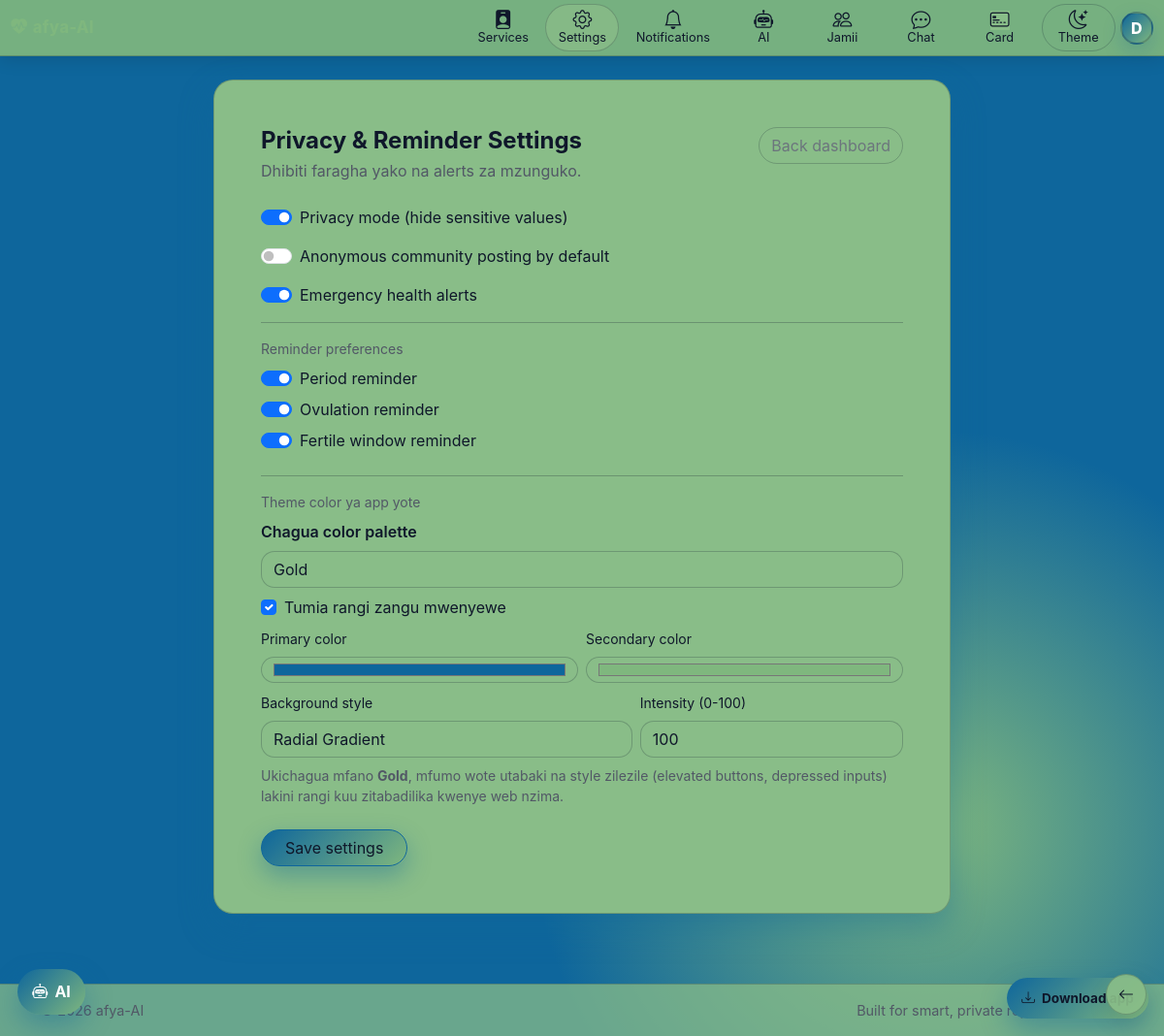
/sw/menstrual/settings/ (signed in), run on an earlier commit of the app's database.
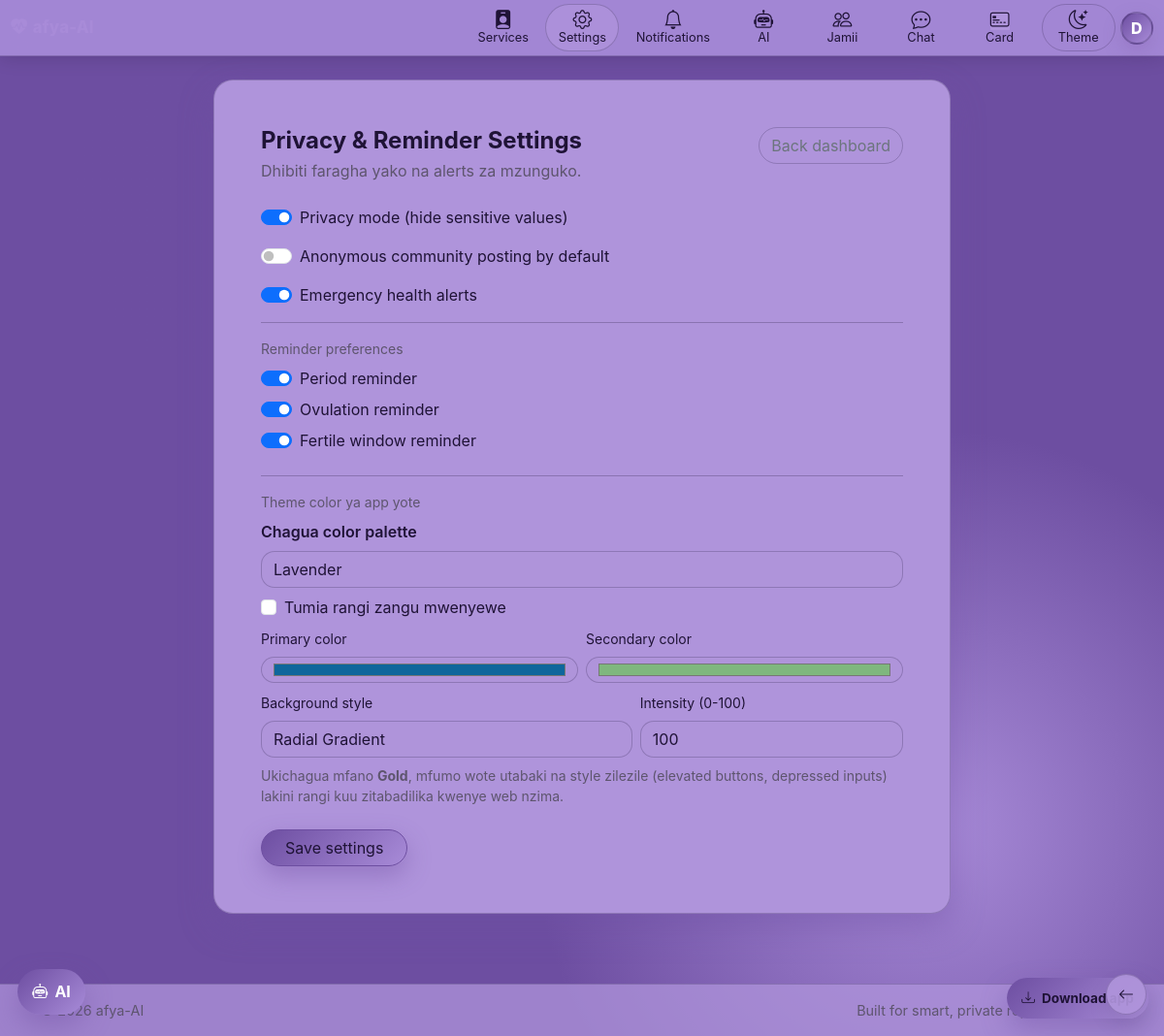
And on a later commit of the database.
### menstrual/models.py (models this page shows, shortened)
class MenstrualUserSetting(models.Model):
    THEME_DEFAULT = 'default'
    THEME_GOLD = 'gold'
    THEME_ROSE = 'rose'
    THEME_OCEAN = 'ocean'
    THEME_LAVENDER = 'lavender'
    COLOR_THEME_CHOICES = [
        (THEME_DEFAULT, _('Default Green')),
        (THEME_GOLD, _('Gold')),
        (THEME_ROSE, _('Rose')),
        (THEME_OCEAN, _('Ocean')),
        (THEME_LAVENDER, _('Lavender')),
    ]
    BG_SOLID = 'solid'
    BG_LINEAR = 'linear'
    BG_RADIAL = 'radial'
    BACKGROUND_STYLE_CHOICES = [
        (BG_SOLID, _('Solid')),
        (BG_LINEAR, _('Linear Gradient')),
        (BG_RADIAL, _('Radial Gradient')),
    ]
    user = models.OneToOneField(User, on_delete=models.CASCADE, related_name='menstrual_settings')
    privacy_mode = models.BooleanField(default=True, help_text=_("Hide sensitive details on dashboard"))
    anonymous_mode = models.BooleanField(default=False, help_text=_("Post to community anonymously by default"))
    emergency_alerts_enabled = models.BooleanField(default=True)
    reminder_period = models.BooleanField(default=True)
    reminder_ovulation = models.BooleanField(default=True)
    reminder_fertile_window = models.BooleanField(default=True)
    color_theme = models.CharField(max_length=20, choices=COLOR_THEME_CHOICES, default=THEME_DEFAULT)
    use_custom_palette = models.BooleanField(default=False)
    custom_primary = models.CharField(max_length=7, default='#2F6B3F')
    custom_secondary = models.CharField(max_length=7, default='#7FB77E')
    background_style = models.CharField(max_length=20, choices=BACKGROUND_STYLE_CHOICES, default=BG_LINEAR)
    background_intensity = models.PositiveSmallIntegerField(default=24)
    updated_at = models.DateTimeField(auto_now=True)

### menstrual/views.py (the view, shortened to what this page needs)
# urls.py: path('settings/', views.MenstrualSettingsView.as_view(), name='settings'),
class MenstrualSettingsView(LoginRequiredMixin, TemplateView):
    template_name = 'menstrual/settings.html'
    def get(self, request, *args, **kwargs):
        settings_obj, _ = MenstrualUserSetting.objects.get_or_create(user=request.user)
        form = MenstrualUserSettingForm(instance=settings_obj)
        return render(request, self.template_name, {'form': form})

### card/models.py (called while the page is built, shortened)
def ensure_persona_update_notification(user):
	if not user.is_authenticated:
		return
	persona = UserAIPersona.objects.filter(user=user).first()
	if not persona:
		return
	config, _ = PersonaReminderConfig.objects.get_or_create(user=user)
	now = timezone.now()
	due_at = persona.updated_at + timedelta(days=config.interval_days)
	if now < due_at:
		return

### users/context_processors.py (called while the page is built)
def role_flags(request):
    user = getattr(request, 'user', None)
    user_gender = get_user_gender(user)
    avatar_url = ''
    user_initial = ''
    if getattr(user, 'is_authenticated', False):
        user_initial = (getattr(user, 'username', '')[:1] or '?').upper()
        persona = getattr(user, 'ai_persona', None)
        if persona and getattr(persona, 'avatar', None):
            try:
                avatar_url = persona.avatar.url
            except ValueError:
                avatar_url = ''
    return {
        'is_admin_user': is_admin(user),
        'is_doctor_user': is_doctor(user),
        'is_moderator_user': is_moderator(user),
        'user_gender': user_gender,
        'is_female_user': user_gender == 'female',
        'is_male_user': user_gender == 'male',
        'current_user_avatar_url': avatar_url,
        'current_user_initial': user_initial,
    }

### users/permissions.py (called while the page is built)
def is_admin(user):
    return bool(user and user.is_authenticated and (user.is_staff or user.is_superuser))

def is_doctor(user):
    return bool(user and user.is_authenticated and user.groups.filter(name=DOCTOR_GROUP).exists())

def is_moderator(user):
    return bool(user and user.is_authenticated and user.groups.filter(name=MODERATOR_GROUP).exists())

### users/utils.py (called while the page is built)
def get_user_gender(user):
    if not user or not user.is_authenticated:
        return None
    persona = getattr(user, 'ai_persona', None)
    if not persona or not persona.gender:
        return None
    gender = (persona.gender or '').strip().lower()
    if gender in {'female', 'male'}:
        return gender
    return None

### menstrual/templates/menstrual/settings.html (shortened to what this page needs)
{% extends 'base.html' %}
{% block content %}
<div class="py-4" style="max-width:760px; margin:0 auto;">
    <div class="card-custom p-4 p-lg-5">
        <div class="d-flex justify-content-between align-items-start flex-wrap gap-2 mb-4">
            <div>
                <h4 class="fw-bold mb-1">Privacy & Reminder Settings</h4>
                <p class="text-muted mb-0">Dhibiti faragha yako na alerts za mzunguko.</p>
            </div>
            <a href="{% url 'menstrual:dashboard' %}" class="btn btn-outline-secondary rounded-pill">Back dashboard</a>
        </div>
        <form method="post">
            <div class="form-check form-switch mb-3">
                {{ form.privacy_mode }}
                <label class="form-check-label" for="{{ form.privacy_mode.id_for_label }}">Privacy mode (hide sensitive values)</label>
            </div>
            <div class="form-check form-switch mb-3">
                {{ form.anonymous_mode }}
                <label class="form-check-label" for="{{ form.anonymous_mode.id_for_label }}">Anonymous community posting by default</label>
            </div>
            <div class="form-check form-switch mb-3">
                {{ form.emergency_alerts_enabled }}
                <label class="form-check-label" for="{{ form.emergency_alerts_enabled.id_for_label }}">Emergency health alerts</label>
            </div>
            <hr>
            <div class="small text-muted mb-2">Reminder preferences</div>
            <div class="form-check form-switch mb-2">
                {{ form.reminder_period }}
                <label class="form-check-label" for="{{ form.reminder_period.id_for_label }}">Period reminder</label>
            </div>
            <div class="form-check form-switch mb-2">
                {{ form.reminder_ovulation }}
                <label class="form-check-label" for="{{ form.reminder_ovulation.id_for_label }}">Ovulation reminder</label>
            </div>
            <div class="form-check form-switch mb-4">
                {{ form.reminder_fertile_window }}
                <label class="form-check-label" for="{{ form.reminder_fertile_window.id_for_label }}">Fertile window reminder</label>
            </div>
            <hr>
            <div class="small text-muted mb-2">Theme color ya app yote</div>
            <div class="mb-2">
                <label class="form-label fw-semibold" for="{{ form.color_theme.id_for_label }}">Chagua color palette</label>
                {{ form.color_theme }}
            </div>
            <div class="form-check mb-2">
                {{ form.use_custom_palette }}
                <label class="form-check-label" for="{{ form.use_custom_palette.id_for_label }}">Tumia rangi zangu mwenyewe</label>
            </div>
            <div class="row g-2 mb-2">
                <div class="col-md-6">
                    <label class="form-label small" for="{{ form.custom_primary.id_for_label }}">Primary color</label>
                    {{ form.custom_primary }}
                </div>
                <div class="col-md-6">
                    <label class="form-label small" for="{{ form.custom_secondary.id_for_label }}">Secondary color</label>
                    {{ form.custom_secondary }}
                </div>
            </div>
            <div class="row g-2 mb-2">
                <div class="col-md-7">
                    <label class="form-label small" for="{{ form.background_style.id_for_label }}">Background style</label>
                    {{ form.background_style }}
                </div>
                <div class="col-md-5">
                    <label class="form-label small" for="{{ form.background_intensity.id_for_label }}">Intensity (0-100)</label>
                    {{ form.background_intensity }}
                </div>
            </div>
            <div class="small text-muted mb-4">
                Ukichagua mfano <strong>Gold</strong>, mfumo wote utabaki na style zilezile (elevated buttons, depressed inputs)
                lakini rangi kuu zitabadilika kwenye web nzima.
            </div>
            <button type="submit" class="btn btn-danger rounded-pill px-4">Save settings</button>
        </form>
    </div>
</div>
{% endblock %}

### templates/base.html (shortened to what this page needs)
{% load static %}
<!DOCTYPE html>
<html lang="sw">
<head>
    <link rel="stylesheet" href="https://cdn.jsdelivr.net/npm/bootstrap-icons@1.10.5/font/bootstrap-icons.css">
    <link href="https://cdn.jsdelivr.net/npm/bootstrap@5.3.0/dist/css/bootstrap.min.css" rel="stylesheet">
    <link rel="stylesheet" href="https://cdn.jsdelivr.net/npm/bootstrap-icons@1.11.1/font/bootstrap-icons.css">
</head>
<body>
<button type="button" class="pwa-install-fab" id="pwaInstallFab" aria-label="Download app">
    <i class="bi bi-download"></i>
    <span>Download app</span>
</button>
<nav class="navbar sticky-top afya-main-nav py-1">
    <div class="container d-flex justify-content-between align-items-center">
        <a class="afya-brand text-danger" href="{% url 'main:home' %}">
            <i class="bi bi-heart-pulse-fill"></i>
            <span>afya-AI</span>
        </a>
        <div class="afya-main-links">
            {% if user.is_authenticated %}
            <a href="{% url 'doctor:hub' %}" class="afya-main-link afya-primary-link" data-nav-match="/doctor/" aria-label="Services"><i class="bi bi-person-badge-fill"></i><span>Services</span></a>
            <a href="{% url 'menstrual:settings' %}" class="afya-main-link afya-primary-link" data-nav-match="/menstrual/settings/" aria-label="Settings"><i class="bi bi-gear"></i><span>Settings</span></a>
            <a href="{% url 'chats:notifications' %}" class="afya-main-link afya-primary-link" data-nav-match="/social/notifications/" aria-label="Notifications"><i class="bi bi-bell"></i><span>Notifications</span></a>
            {% endif %}
            <a href="{% url 'AI_brain:chat' %}" class="afya-main-link d-none d-lg-inline-flex" data-nav-match="/ai/chat/"><i class="bi bi-robot"></i><span>AI</span></a>
            <a href="{% url 'chats:feed' %}" class="afya-main-link d-none d-lg-inline-flex" data-nav-match="/social/"><i class="bi bi-people"></i><span>Jamii</span></a>
            <a href="{% url 'chats:inbox' %}" class="afya-main-link d-none d-lg-inline-flex" data-nav-match="/social/inbox/"><i class="bi bi-chat-dots"></i><span>Chat</span></a>
            <a href="{% url 'card:home' %}" class="afya-main-link d-none d-lg-inline-flex" data-nav-match="/card/"><i class="bi bi-credit-card-2-front"></i><span>Card</span></a>
            <button class="afya-main-link afya-theme-btn d-none d-lg-inline-flex" type="button" data-theme-toggle aria-label="Toggle theme">
                <i class="bi bi-moon-stars"></i>
                <span>Theme</span>
            </button>
            {% if user.is_authenticated %}
            <span class="afya-user-actions d-none d-lg-inline-flex">
                <a href="{% url 'users:profile' %}" class="nav-avatar-link mobile" aria-label="Open account profile">
                    {% if current_user_avatar_url %}
                    <img src="{{ current_user_avatar_url }}" alt="{{ user.username }} profile photo">
                    {% else %}
                    {{ current_user_initial }}
                    {% endif %}
                </a>
            </span>
            {% endif %}
        </div>
    </div>
</nav>
<main class="container">
    <div class="global-back-row">
        <button type="button" class="global-back-btn" data-global-back data-home-url="{% url 'main:home' %}" aria-label="Rudi nyuma" title="Rudi nyuma">
            <i class="bi bi-arrow-left"></i>
        </button>
    </div>
    {% block content %}{% endblock %}
</main>
<footer class="desktop-footer">
    <div class="container d-flex justify-content-between align-items-center">
        <span>© {% now "Y" %} afya-AI</span>
        <span>Built for smart, private reproductive care</span>
    </div>
</footer>
{% if user.is_authenticated %}
<button class="ai-fab" type="button" id="aiFab" aria-label="Open AI assistant">
    <i class="bi bi-robot"></i>
    <span>AI</span>
</button>
{% endif %}
</body>
</html>

What changed in the data, as far as the page shows it:
changed MenstrualUserSetting "#7fb77e": color_theme "Gold" → "Lavender"; use_custom_palette "☑" → "☐"
